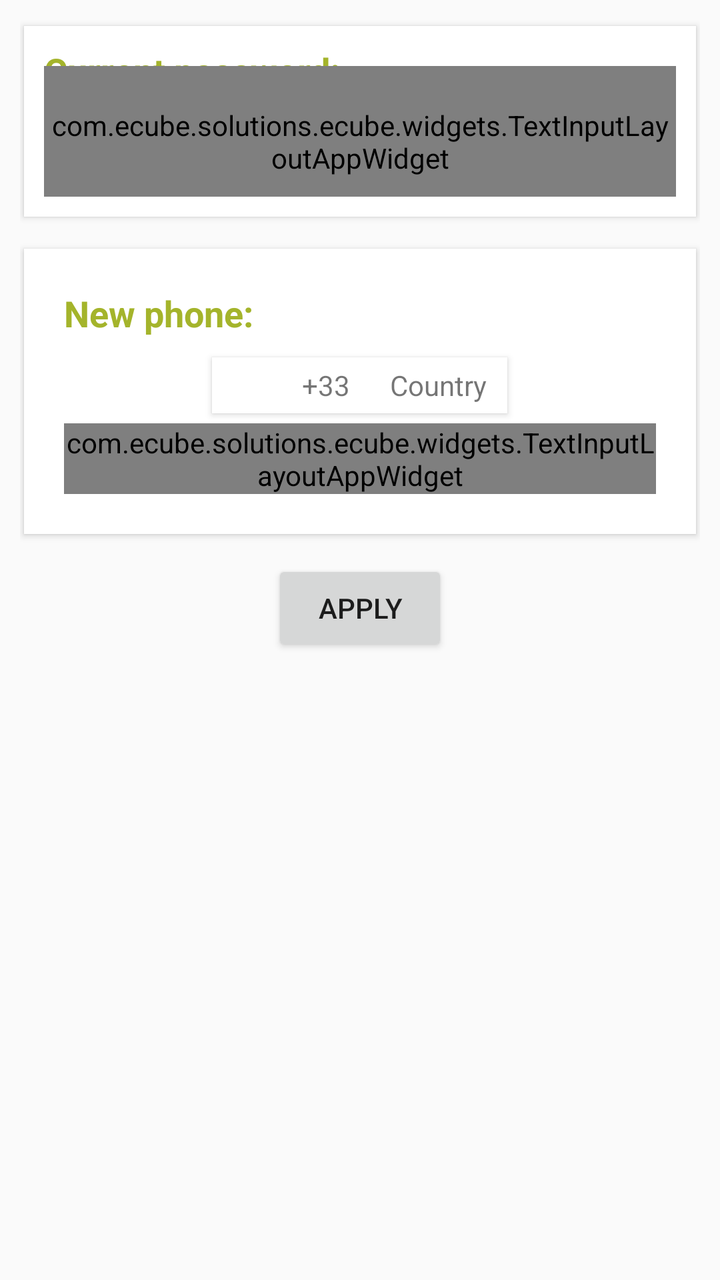
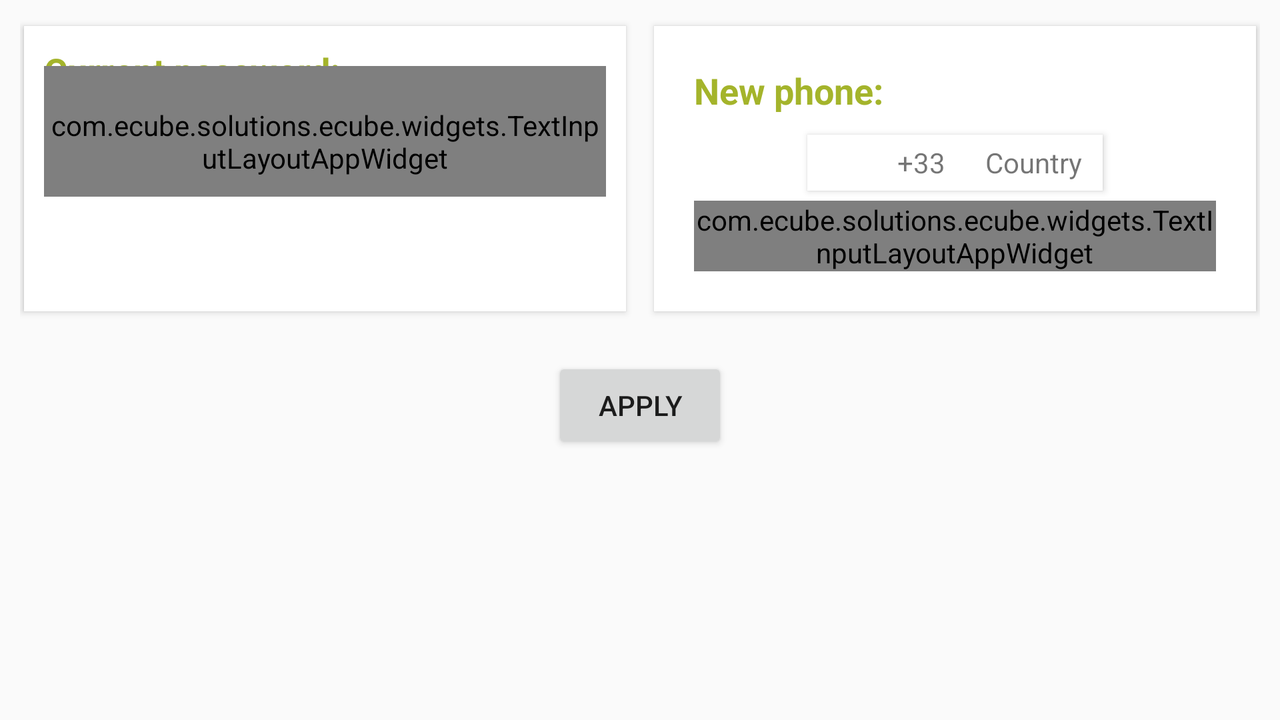

First picture: res/layout/ on a phone held upright. Second picture: the repository's own variant of that layout, on a device whose configuration matches the variant's folder. Source for both follows.
<!-- AndroidManifest.xml: application theme AppTheme -->
<!-- res/layout/profile_update_phone.xml -->
<?xml version="1.0" encoding="utf-8"?>
<LinearLayout xmlns:android="http://schemas.android.com/apk/res/android"
xmlns:app="http://schemas.android.com/apk/res-auto"
android:orientation="vertical"
android:layout_width="match_parent"
android:layout_height="match_parent"
android:padding="10dp">

<android.support.v7.widget.CardView xmlns:android="http://schemas.android.com/apk/res/android"
    xmlns:card_view="http://schemas.android.com/apk/res-auto"
    android:id="@+id/profile_update_password_cardView_old"
    android:layout_width="fill_parent"
    android:layout_height="wrap_content"
    android:layout_marginBottom="10dp"
    android:layout_marginLeft="0dp"
    android:layout_marginRight="0dp"
    android:clipToPadding="false"
    android:elevation="12dp"
    android:orientation="vertical"
    card_view:cardCornerRadius="0dp"
    card_view:cardUseCompatPadding="true"
    card_view:contentPadding="10dp">

    <TextView
        android:id="@+id/profile_update_phone_TextView_password"
        android:layout_width="wrap_content"
        android:layout_height="wrap_content"
        android:text="Current password:"
        android:textColor="@color/md_lime_700"
        android:textSize="18sp"
        android:textStyle="bold" />

    <com.ecube.solutions.ecube.widgets.TextInputLayoutAppWidget
        android:id="@+id/profile_update_phone_TextInputLayoutAppWidget_password"
        android:layout_width="match_parent"
        android:layout_height="wrap_content"
        android:layout_gravity="center_horizontal"
        android:layout_marginTop="10dp"
        android:paddingBottom="10dp"
        android:paddingTop="20dp"
        app:hasShadow="false"
        app:hint="password"
        app:inputMode="password_confirm"
        card_view:errorColorTyping="@color/md_green_300" />
</android.support.v7.widget.CardView>

<android.support.v7.widget.CardView xmlns:android="http://schemas.android.com/apk/res/android"
    xmlns:card_view="http://schemas.android.com/apk/res-auto"
    android:id="@+id/profile_update_phone_cardView"
    android:layout_width="fill_parent"
    android:layout_height="wrap_content"
    android:layout_marginBottom="10dp"
    android:layout_marginLeft="0dp"
    android:layout_marginRight="0dp"
    android:clipToPadding="false"
    android:elevation="12dp"
    android:orientation="vertical"
    card_view:cardCornerRadius="0dp"
    card_view:cardUseCompatPadding="true"
    card_view:contentPadding="10dp">
    <LinearLayout xmlns:android="http://schemas.android.com/apk/res/android"
        android:layout_width="match_parent"
        android:layout_height="wrap_content"
        android:orientation="vertical"
        android:baselineAligned="false"
        android:padding="10dp"    >
    <TextView
        android:id="@+id/profile_update_phone_TextView_phone"
        android:layout_width="wrap_content"
        android:layout_height="wrap_content"
        android:text="New phone:"
        android:textColor="@color/md_lime_700"
        android:layout_marginBottom="10dp"
        android:textSize="18sp"
        android:textStyle="bold" />
    <include
        android:layout_width="wrap_content"
        android:layout_height="wrap_content"
        android:layout_gravity="center_horizontal"
        android:ems="10"
        android:id="@+id/profile_update_phone_country_display"
        layout="@layout/profile_create_country_display" />

        <com.ecube.solutions.ecube.widgets.TextInputLayoutAppWidget
            android:id="@+id/profile_update_phone_TextInputLayoutAppWidget_phone"
            android:layout_width="match_parent"
            android:layout_height="wrap_content"
            android:layout_gravity="center_horizontal"
            android:layout_marginTop="5dp"
            app:hasShadow="false"
            app:hint="phone"
            app:inputMode="phone" />
    </LinearLayout>
</android.support.v7.widget.CardView>


<Button
    android:id="@+id/profile_update_phone_Button_submit"
    android:layout_width="wrap_content"
    android:layout_height="wrap_content"
    android:layout_gravity="center"
    android:layout_marginBottom="20dp"
    android:text="APPLY" />

</LinearLayout>
<!-- res/layout/profile_create_country_display.xml (included above) -->
<?xml version="1.0" encoding="utf-8"?>
<android.support.v7.widget.CardView xmlns:android="http://schemas.android.com/apk/res/android"
    android:layout_width="fill_parent"
    android:layout_height="wrap_content"
    xmlns:card_view="http://schemas.android.com/apk/res-auto"
    android:id="@+id/profile_create_country_display_cardView"
    android:layout_gravity="top"
    card_view:cardCornerRadius="0dp"
    android:layout_marginBottom="1dp"
    android:layout_marginLeft="0dp"
    android:layout_marginRight="0dp"
    android:elevation="12dp">
<LinearLayout xmlns:android="http://schemas.android.com/apk/res/android"
    android:orientation="horizontal" android:layout_width="match_parent"
    android:layout_height="wrap_content"
    android:baselineAligned="false"
    android:paddingLeft="5dp"
    android:paddingRight="10dp"
    android:paddingTop="2dp"
    android:paddingBottom="2dp"
    android:background="@color/colorWhite"
    android:id="@+id/profile_create_country_display_LinearLayout">

    <ImageView
        android:id="@+id/profile_create_country_display_ImageView_flag"
        android:layout_width="20dp"
        android:layout_height="20dp"
        android:layout_gravity="center"
        android:layout_marginBottom="2dp"
        android:layout_marginTop="2dp"
        android:layout_weight="1"
        android:src="@drawable/icon_delete" />

    <TextView
        android:id="@+id/profile_create_country_display_TextView_prefix"
        android:layout_width="0dp"
        android:layout_height="wrap_content"
        android:layout_weight="2"
        android:gravity="center_vertical"
        android:layout_gravity="center_vertical"
        android:paddingLeft="20dp"
        android:text="+33"
        android:textAppearance="?android:attr/textAppearanceSmall" />

    <TextView
        android:id="@+id/profile_create_country_display_TextView_country"
        android:layout_width="0dp"
        android:layout_height="wrap_content"
        android:layout_weight="4"
        android:gravity="center_vertical"
        android:layout_gravity="center_vertical"
        android:paddingLeft="20dp"
        android:text="Country"
        android:textAppearance="?android:attr/textAppearanceSmall" />
</LinearLayout>
</android.support.v7.widget.CardView>
<!-- resources referenced by this layout -->
<resources>
  <color name="colorWhite">#ffffff</color>
  <color name="md_green_300">#81c784</color>
  <color name="md_lime_700">#A4B42B</color>
  <style name="AppTheme" parent="Theme.AppCompat.Light.DarkActionBar">
          
          <item name="colorPrimary">@color/colorPrimary</item>
          <item name="colorPrimaryDark">@color/colorPrimaryDark</item>
          <item name="colorAccent">@color/colorAccent</item>
      </style>
  <color name="colorPrimary">#4CAF50</color>
  <color name="colorPrimaryDark">#388E3C</color>
  <color name="colorAccent">#00E676</color>
</resources>
<!-- res/layout-land/profile_update_phone.xml (the repository's variant of the layout above) -->
<!-- drawn on the phone turned sideways -->
<?xml version="1.0" encoding="utf-8"?>
<LinearLayout xmlns:android="http://schemas.android.com/apk/res/android"
xmlns:app="http://schemas.android.com/apk/res-auto"
android:orientation="vertical"
android:layout_width="match_parent"
android:layout_height="match_parent"
android:padding="10dp">
    <LinearLayout xmlns:android="http://schemas.android.com/apk/res/android"
        xmlns:app="http://schemas.android.com/apk/res-auto"
        android:orientation="horizontal"
        android:layout_width="match_parent"
        android:layout_height="wrap_content">
<android.support.v7.widget.CardView xmlns:android="http://schemas.android.com/apk/res/android"
    xmlns:card_view="http://schemas.android.com/apk/res-auto"
    android:id="@+id/profile_update_password_cardView_old"
    android:layout_width="0dp"
    android:layout_height="match_parent"
    android:layout_weight="1"
    android:layout_marginBottom="10dp"
    android:layout_marginLeft="0dp"
    android:layout_marginRight="0dp"
    android:clipToPadding="false"
    android:elevation="12dp"
    android:orientation="vertical"
    card_view:cardCornerRadius="0dp"
    card_view:cardUseCompatPadding="true"
    card_view:contentPadding="10dp">

    <TextView
        android:id="@+id/profile_update_phone_TextView_password"
        android:layout_width="wrap_content"
        android:layout_height="wrap_content"
        android:text="Current password:"
        android:textColor="@color/md_lime_700"
        android:textSize="18sp"
        android:textStyle="bold" />

    <com.ecube.solutions.ecube.widgets.TextInputLayoutAppWidget
        android:id="@+id/profile_update_phone_TextInputLayoutAppWidget_password"
        android:layout_width="match_parent"
        android:layout_height="wrap_content"
        android:layout_gravity="center_horizontal"
        android:layout_marginTop="10dp"
        android:paddingBottom="10dp"
        android:paddingTop="20dp"
        app:hasShadow="false"
        app:hint="password"
        app:inputMode="password_confirm"
        card_view:errorColorTyping="@color/md_green_300" />
</android.support.v7.widget.CardView>

<android.support.v7.widget.CardView xmlns:android="http://schemas.android.com/apk/res/android"
    xmlns:card_view="http://schemas.android.com/apk/res-auto"
    android:id="@+id/profile_update_phone_cardView"
    android:layout_width="0dp"
    android:layout_height="match_parent"
    android:layout_marginBottom="10dp"
    android:layout_weight="1"
    android:layout_marginLeft="10dp"
    android:layout_marginRight="0dp"
    android:clipToPadding="false"
    android:elevation="12dp"
    android:orientation="vertical"
    card_view:cardCornerRadius="0dp"
    card_view:cardUseCompatPadding="true"
    card_view:contentPadding="10dp">
    <LinearLayout xmlns:android="http://schemas.android.com/apk/res/android"
        android:layout_width="match_parent"
        android:layout_height="wrap_content"
        android:orientation="vertical"
        android:baselineAligned="false"
        android:padding="10dp"    >
    <TextView
        android:id="@+id/profile_update_phone_TextView_phone"
        android:layout_width="wrap_content"
        android:layout_height="wrap_content"
        android:text="New phone:"
        android:textColor="@color/md_lime_700"
        android:layout_marginBottom="10dp"
        android:textSize="18sp"
        android:textStyle="bold" />
    <include
        android:layout_width="wrap_content"
        android:layout_height="wrap_content"
        android:layout_gravity="center_horizontal"
        android:ems="10"
        android:id="@+id/profile_update_phone_country_display"
        layout="@layout/profile_create_country_display" />

        <com.ecube.solutions.ecube.widgets.TextInputLayoutAppWidget
            android:id="@+id/profile_update_phone_TextInputLayoutAppWidget_phone"
            android:layout_width="match_parent"
            android:layout_height="wrap_content"
            android:layout_gravity="center_horizontal"
            android:layout_marginTop="5dp"
            app:hasShadow="false"
            app:hint="phone"
            app:inputMode="phone" />
    </LinearLayout>
</android.support.v7.widget.CardView>

</LinearLayout>
    <Button
        android:id="@+id/profile_update_phone_Button_submit"
        android:layout_width="wrap_content"
        android:layout_height="wrap_content"
        android:layout_gravity="center"
        android:layout_marginTop="10dp"
        android:text="APPLY" />
    </LinearLayout>
